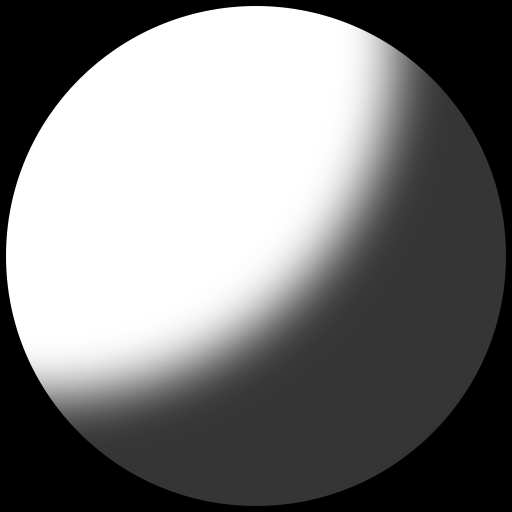
#> input picture planet-generator/shadow-mask.png, 1024 x 1024 px (shown at 1/2 size)
$ python convert_masks.py
#> lines starting #> are read from the running program, lines starting #| are printed output that depends on the picture
from PIL import Image


mask1 = Image.open('shadow-mask.png')
#> mask1 is the input picture: PIL image 1024x1024 L; min 0, max 255, mean 123.2
temp1 = Image.new('L', (1080, 1080))
#> temp1: PIL image 1080x1080 L; every value is 0
temp1.paste(mask1)
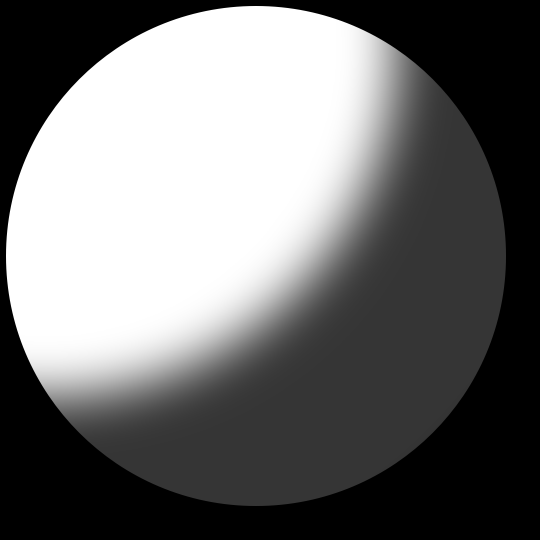
#> temp1: PIL image 1080x1080 L (shown at 1/2 size); min 0, max 255, mean 110.8
temp1.save('shadow-mask.png')

mask2 = Image.open('transparency-mask.png')
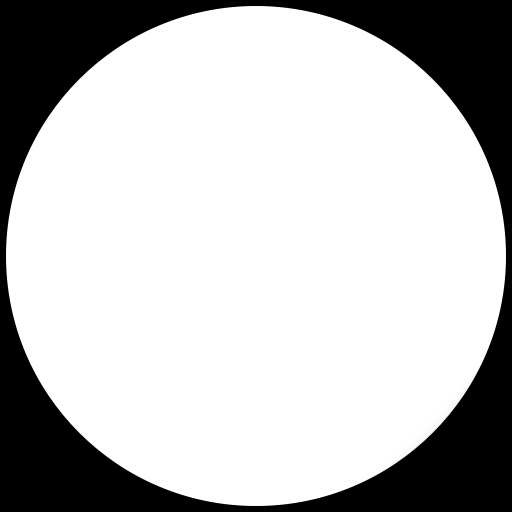
#> input picture planet-generator/transparency-mask.png, 1024 x 1024 px (shown at 1/2 size)
#> mask2 is the input picture: PIL image 1024x1024 L; min 0, max 255, mean 191
temp2 = Image.new('L', (1080, 1080))
temp2.paste(mask2)
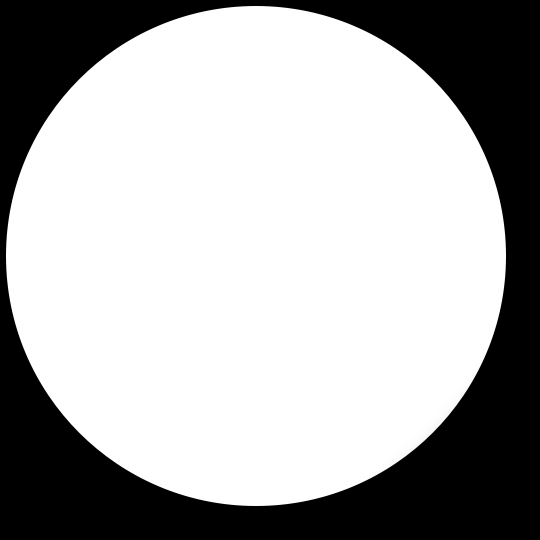
#> temp2: PIL image 1080x1080 L (shown at 1/2 size); min 0, max 255, mean 171.7
temp2.save('transparency-mask.png')

mask3 = Image.open('atmosphere.png')
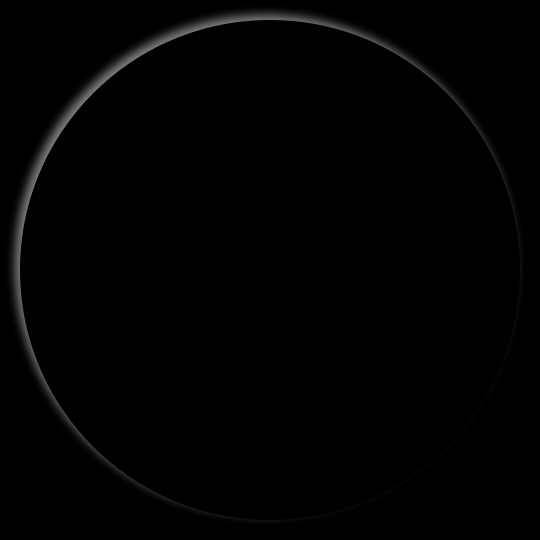
#> input picture planet-generator/atmosphere.png, 1080 x 1080 px (shown at 1/2 size)
#> mask3 is the input picture: PIL image 1080x1080 RGBA; mean R, G, B, A 1.9, 1.9, 1.9, 255
temp3 = Image.new('RGBA', (1080, 1080))
#> temp3: PIL image 1080x1080 RGBA; every value is 0
temp3.paste(mask3)
temp3.save('atmosphere.png')
